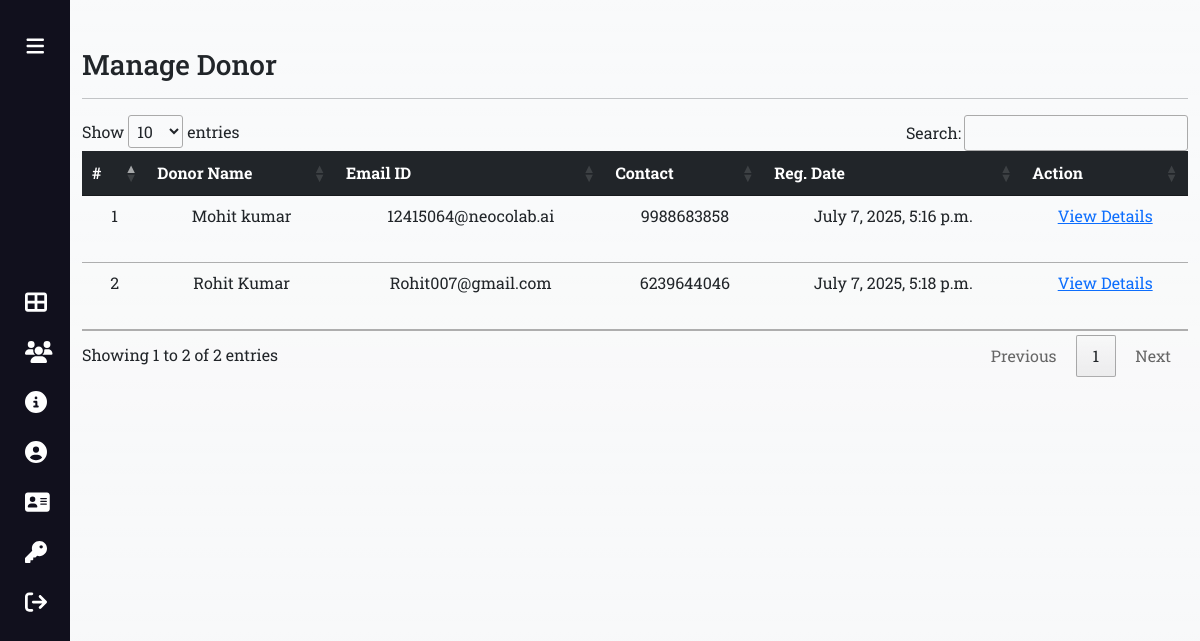
The page /manage-donor/ (signed in) on the database its author committed.
### app/models.py (models this page shows, shortened)
class Donor(models.Model):
    user = models.ForeignKey(User, on_delete=models.CASCADE)
    contact = models.CharField(max_length=15, null=True)
    address = models.CharField(max_length=300, null=True)
    userpic = models.ImageField(upload_to='donor', null=True, blank=True)
    regdate = models.DateTimeField(auto_now_add=True)

### app/views.py (the view)
# urls.py: path("manage-donor/", views.manage_donor, name="manage_donor"),
def manage_donor(request):
    if not request.user.is_authenticated:
        return redirect('/login-admin')
    donor = Donor.objects.all()
    return render(request, "manage-donor.html", locals())

### app/templates/manage-donor.html
{% extends 'base-db-admin.html' %}
{% load static %}
{% block main %}
<div class="container mt-5 vh-100 table-responsive">
    <h3>Manage Donor</h3>
    <hr>
    <table id="mytable" class="table data">
        <thead class="table-dark">
            <tr class="text-center">
                <th scope="col">#</th>
                <th>Donor Name</th>
                <th>Email ID</th>
                <th>Contact</th>
                <th>Reg. Date</th>
                <th>Action</th>
              </tr>
        </thead>
        <tbody>
{% for i in donor %}
<tr class="text-center">
    <td>{{ forloop.counter }}</td>
    <td>{{ i.user.first_name }} {{ i.user.last_name }}</td>
    <td>{{ i.user.email }}</td>
    <td>{{ i.contact }}</td>
    <td>{{ i.regdate }}</td>
    <td><a href="{% url 'view_donordetail' i.id %}" class="text-primary">View Details</a></td>
</tr>
{% endfor %}
        </tbody>
    </table>
  </div>
{% endblock main %}

### app/static/css/style-admin.css (style rules this page uses)
* { margin:0; padding:0; box-sizing: border-box; }
body { position: relative; min-height: 100vh; width: 100%; overflow: hidden; }
.table tr td { height: 50px; }

### rows shown on the page
Donor: user.first_name "Mohit", user.last_name "kumar", user.email "12415064@neocolab.ai", contact "9988683858", regdate "July 7, 2025, 5:16 p.m."
Donor: user.first_name "Rohit", user.last_name "Kumar", user.email "Rohit007@gmail.com", contact "6239644046", regdate "July 7, 2025, 5:18 p.m."
